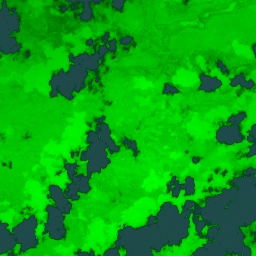
#> input picture log/spoon2/LC80980712014024LGN00_15079_spectral.jpg, 256 x 256 px
$ python 1.py
#> lines starting #> are read from the running program, lines starting #| are printed output that depends on the picture
import cv2

img = cv2.imread('./log/spoon2/LC80980712014024LGN00_15079_spectral.jpg', 1)
#> img is the input picture: shape (256, 256, 3); mean B, G, R 16.3, 163.5, 7.1
for i in range(3):
    img[:, :, i] = (img[:, :, i] -  img[:, :, i].min())/  (img[:, :, i].max() - img[:, :, i].min()) * 255
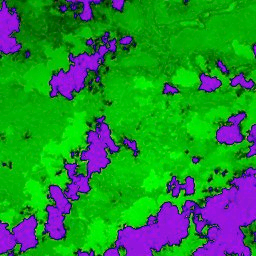
#> img: shape (256, 256, 3); mean B, G, R 49.4, 136.7, 34.7
cv2.imshow('img', img)
cv2.waitKey(0)
cv2.destroyAllWindows()

$ run again, with log/spoon2/LC80290372013257LGN00_16644_spectral.jpg copied over log/spoon2/LC80980712014024LGN00_15079_spectral.jpg
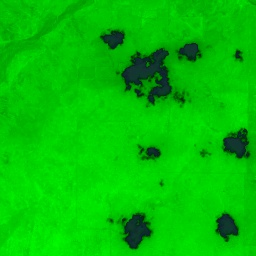
#> input picture log/spoon2/LC80290372013257LGN00_16644_spectral.jpg, 256 x 256 px
#> img is the input picture: shape (256, 256, 3); mean B, G, R 2.9, 192, 1.8
#> after the loop `for i in range(3):`:
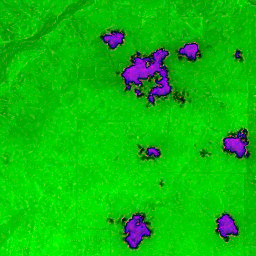
#> img: shape (256, 256, 3); mean B, G, R 12.9, 185.5, 14.2

$ run again, with log/spoon2/LC80350192014190LGN00_06561_spectral.jpg copied over log/spoon2/LC80980712014024LGN00_15079_spectral.jpg
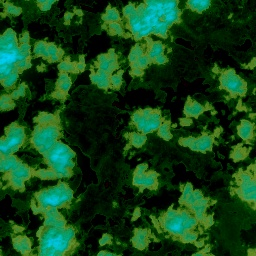
#> input picture log/spoon2/LC80350192014190LGN00_06561_spectral.jpg, 256 x 256 px
#> img is the input picture: shape (256, 256, 3); mean B, G, R 24.5, 65.9, 17
#> after the loop `for i in range(3):`:
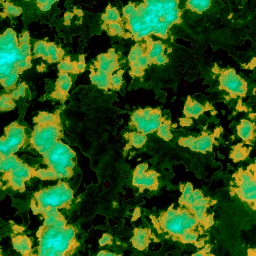
#> img: shape (256, 256, 3); mean B, G, R 25.3, 80.8, 39.5

$ run again, with log/spoon2/LC80350192014190LGN00_06685_spectral.jpg copied over log/spoon2/LC80980712014024LGN00_15079_spectral.jpg
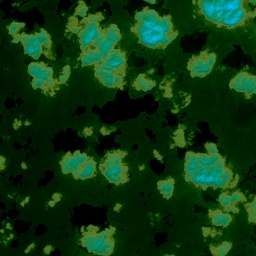
#> input picture log/spoon2/LC80350192014190LGN00_06685_spectral.jpg, 256 x 256 px
#> img is the input picture: shape (256, 256, 3); mean B, G, R 15.8, 53.1, 12.7
#> after the loop `for i in range(3):`:
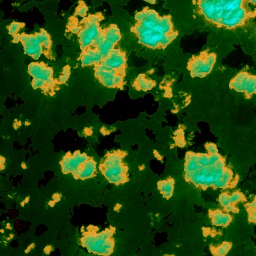
#> img: shape (256, 256, 3); mean B, G, R 16.5, 70.8, 33.8
